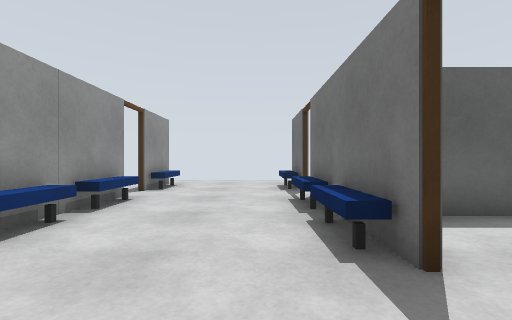
View 1 (above)

24 first-person views from a walk through a world built for the Gazebo simulator. The camera is 0.94 m above the floor, looks level and sees 90° across. The floor is counted in squares, 1 m on a side. Each view is taken from the middle of a square. On the plan, view 1 faces up. The plan holds only what a view shows up to about 10 squares ahead; the rest is blank. The place goes on beyond the plan. Some stock models are drawn as simple stand-ins.

View 2
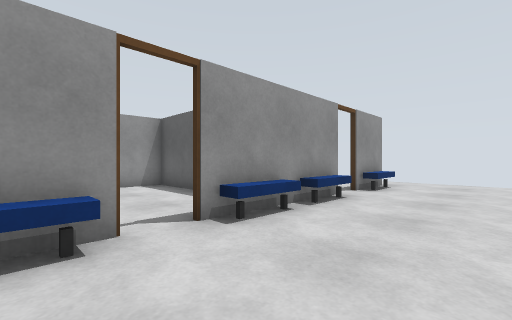

View 3
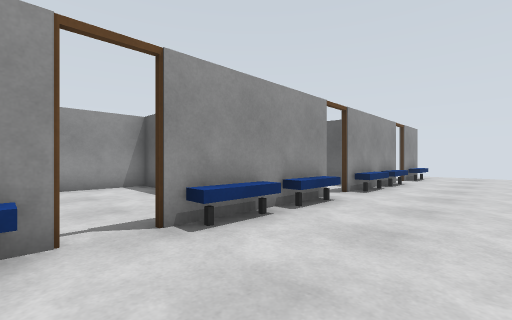

View 4
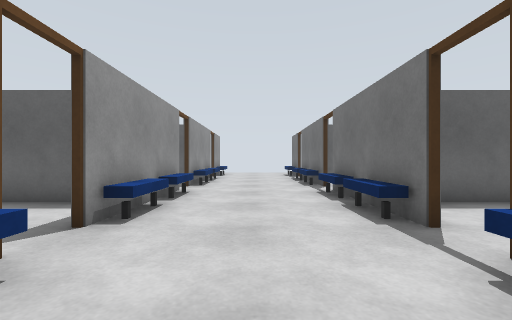

View 5
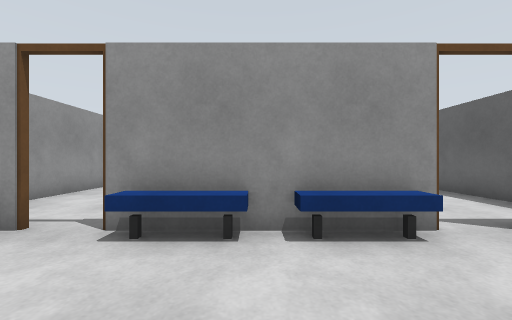

View 6
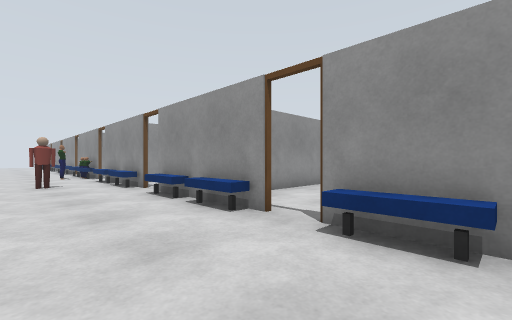

View 7
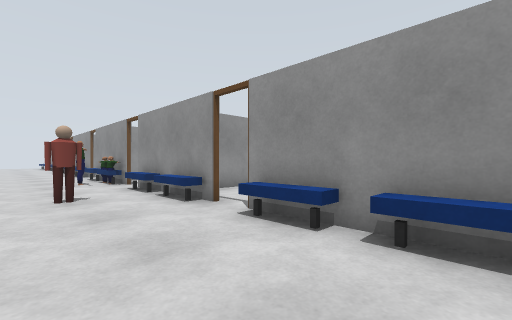

View 8
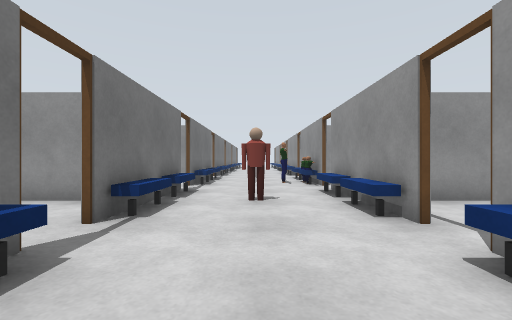

View 9
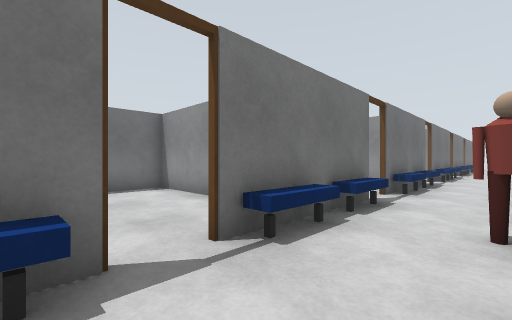

View 10
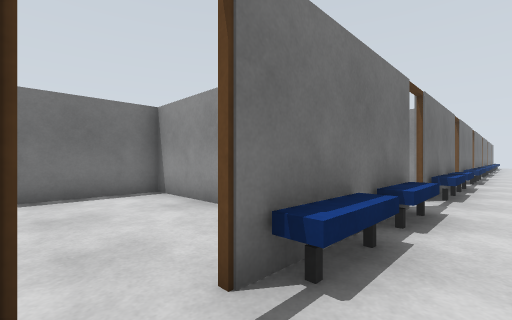

View 11
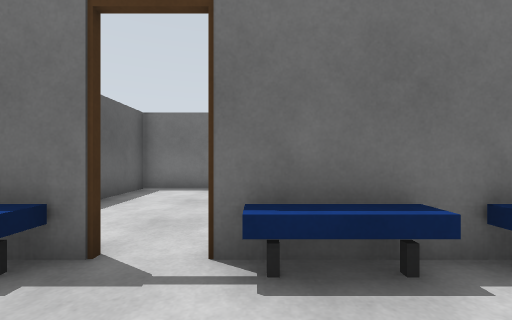

View 12
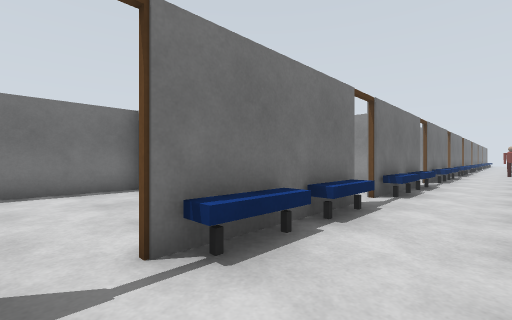

View 13
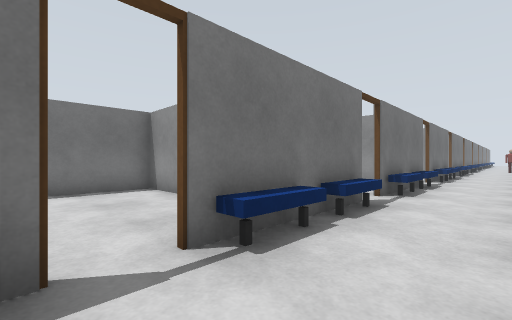

View 14
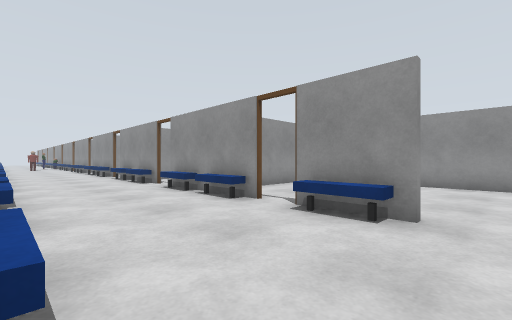

View 15
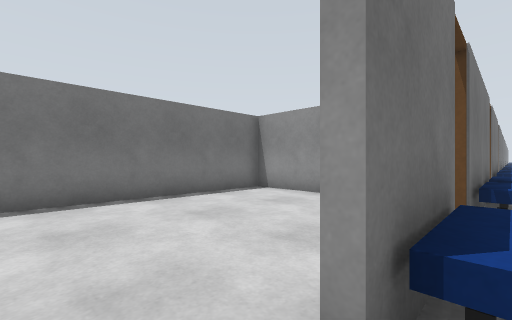

View 16
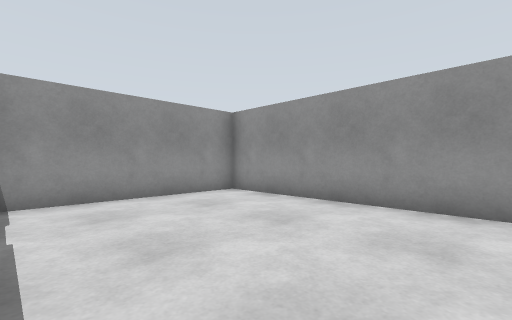

View 17
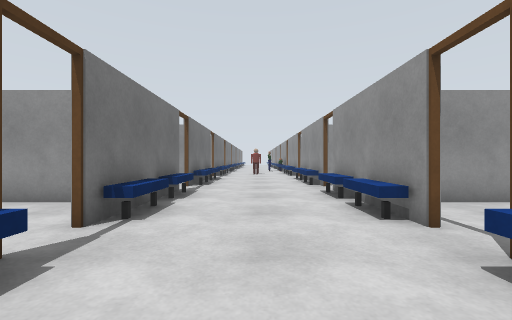

View 18
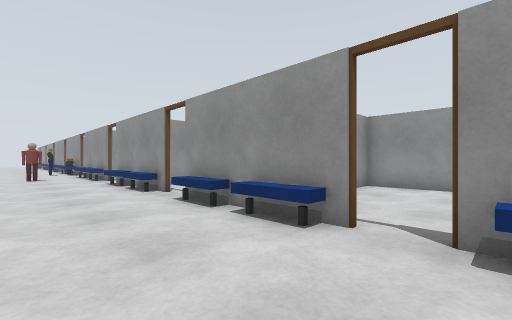

View 19
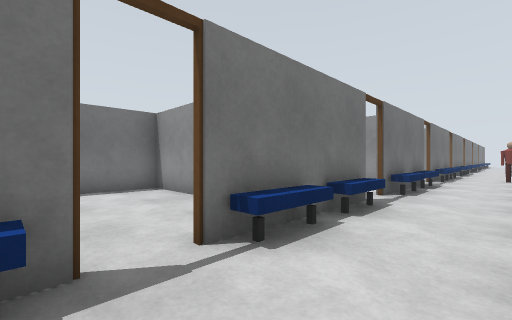

View 20
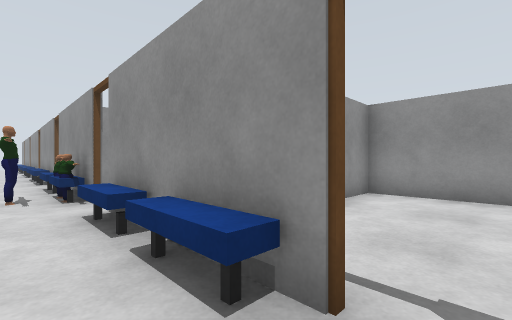

View 21
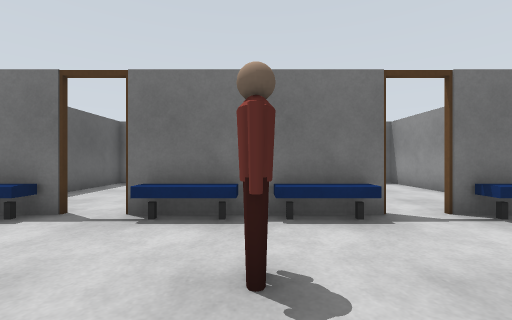

View 22
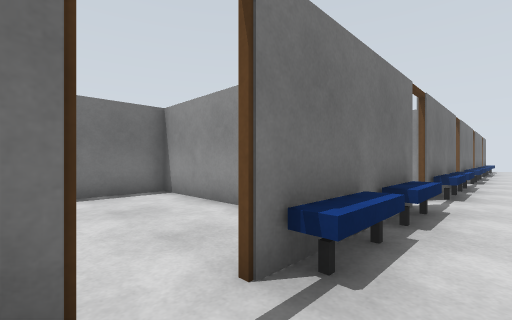

View 23
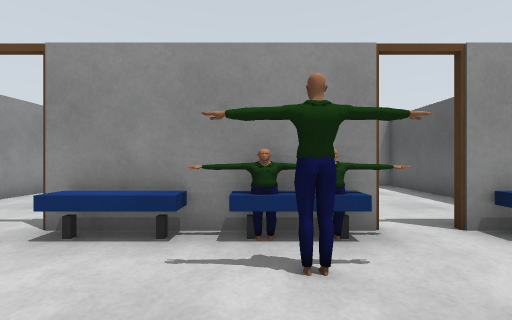

View 24
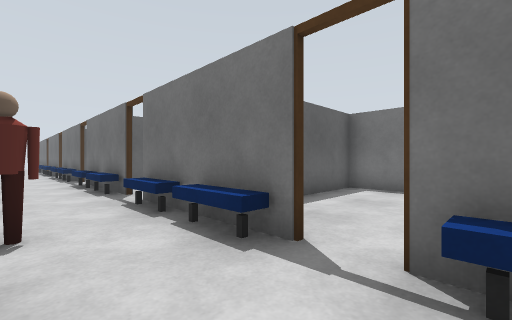

### Floor plan
Points are (right, up) in squares from view 1. A wall is a line through its corners. A room is listed if a view was taken in it or the views show most of it. See-through windows are left out.
Room 1 (views 1, 2, 3, 4, 5, 6, 7, 8, 9, 10, 11, 12, 13, 14, 15, 16, 17, 18, 19, 20, 21, 22, 23, 24)
walls: (-3.4, -6.2) (-3.4, -9); (1.4, -6.6) (1.4, -6.1); (2.4, -6.7) (7.4, -6.7) (7.4, -1.3) (3.1, -1.3); (-3.4, -11) (-3.4, -12.8); (-6.8, -6.7) (-5.1, -6.7); (-5.1, -1.3) (-9.4, -1.3) (-9.4, -6.7) (-8.5, -6.7); (-3.4, 1.1) (-3.4, 0); (2.8, -12.5) (2.2, -12.5); (7, -12.5) (4.4, -12.5); (-3.4, -17.6) (-3.4, -18.2); (4.9, 4.5) (7.4, 4.5) (7.4, 11); (2, -17.9) (7.4, -17.9) (7.4, -16.2); (-9.4, -15) (-9.4, -18.5); (1.4, -18.8) (1.4, -17.2); (-6.5, -17.9) (-5, -17.9); (-9.4, -17.9) (-8, -17.9); (-3.4, -21.4) (-3.4, -25.9); (7.4, -19.8) (7.4, -18.1) (4.6, -18.1); (-3.4, 10.1) (-3.4, 8.2); (2.2, -23.5) (7.4, -23.5) (7.4, -21.2); (-9.4, 11) (-9.4, 4.5) (-4, 4.5)
low walls: (-3.1, -21.3) (-3, -22.3); (-3, -21.4) (-3, -22.2)
ways out: gap at (-4, -26); gap at (-4, -9.5); gap at (-4, 1.5)
objects: door leaf (-3, -26); bench (-3, -25) to (-3, -24); bench (-3, -23); door leaf (-3, -21); door leaf (-3, -20); bench (-3, -19); bench (-3, -17); door leaf (-3, -16); door leaf (-3, -15); bench (-3, -14) to (-3, -13); bench (-3, -12) to (-3, -11); door leaf (-3, -10); door leaf (-3, -9); bench (-3, -8) to (-3, -7); bench (-3, -6); door leaf (-3, -5); door leaf (-3, -3); bench (-3, -2); bench (-3, -1) to (-3, 0); door leaf (-3, 1); door leaf (-3, 2); bench (-3, 3) to (-3, 4); bench (-3, 5) to (-3, 6); door leaf (-3, 7); door leaf (-3, 8); bench (-3, 9); person (-2, -23) to (-2, -22); bench (1, -25) to (1, -24); bench (1, -23) to (1, -22); door leaf (1, -20); bench (1, -19); bench (1, -18) to (1, -16); door leaf (1, -15) to (2, -15); bench (1, -14) to (1, -13); bench (1, -12) to (1, -11); door leaf (1, -9) to (2, -9); bench (1, -8) to (1, -7); bench (1, -6) to (1, -5); bench (1, -3) to (1, -2); bench (1, -1) to (1, 1); door leaf (1, 2) to (2, 2); bench (1, 3) to (1, 4); bench (1, 5) to (1, 6); door leaf (1, 8); bench (1, 9) to (1, 10); door leaf (2, -21); door leaf (2, -16); door leaf (2, -5); door leaf (2, 1); door leaf (2, 7)

Positions as (right, up) in squares from view 1, and headings:
1: (0, 0), facing up
2: (0, 0), facing up-left
3: (0, -5), facing up-left
4: (-1, -7), facing up
5: (0, -7), facing left
6: (0, -7), facing down-left
7: (0, -11), facing down-left
8: (-1, -12), facing down
9: (-1, -14), facing down-right
10: (0, -9), facing down-right
11: (-1, -5), facing right
12: (-1, 2), facing down-right
13: (-1, 8), facing down-right
14: (1, 11), facing down-left
15: (1, 11), facing down-right
16: (-4, 11), facing down-left
17: (-1, -1), facing down
18: (0, -3), facing down-left
19: (-1, -3), facing down-right
20: (-2, -15), facing down-left
21: (-3, -18), facing right
22: (0, -20), facing down-right
23: (0, -23), facing left
24: (-1, -22), facing up-right
